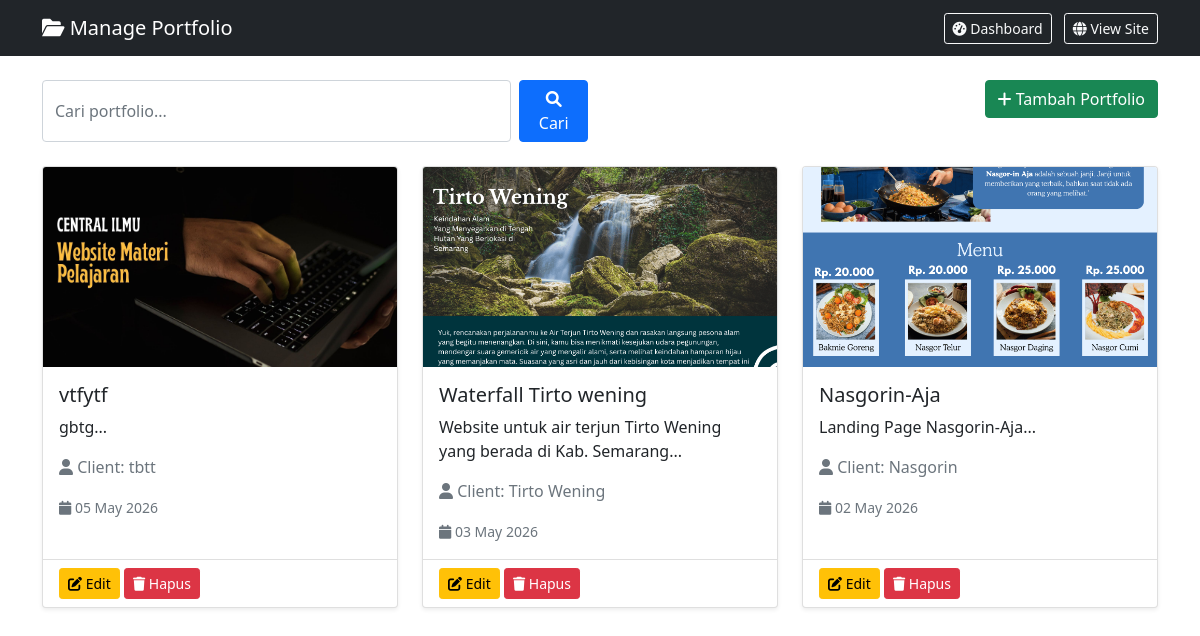
Page /admin/crud_portfolio.php (signed in) on the committed database.
### tables this page shows
CREATE TABLE `portfolio` (
  `id` int NOT NULL,
  `title` varchar(100) NOT NULL,
  `description` text,
  `image_url` varchar(255) DEFAULT NULL,
  `client_name` varchar(100) DEFAULT NULL,
  `created_at` timestamp NULL DEFAULT CURRENT_TIMESTAMP
);

### admin/crud_portfolio.php (the view, shortened to what this page needs)
<?php
require_once '../config/database.php';
$isAdmin = ($_SESSION['role'] == 'admin');
$base_path = dirname(__DIR__);
$upload_dir = $base_path . '/assets/images/';
$items_per_page = 6;
$current_page = isset($_GET['page']) ? (int)$_GET['page'] : 1;
$offset = ($current_page - 1) * $items_per_page;
$search = isset($_GET['search']) ? $_GET['search'] : '';
if(!empty($search)) {
    $count_sql = "SELECT COUNT(*) FROM portfolio WHERE title LIKE ? OR client_name LIKE ?";
    $stmt = $pdo->prepare($count_sql);
    $stmt->execute(["%$search%", "%$search%"]);
    $total_records = $stmt->fetchColumn();
    $sql = "SELECT * FROM portfolio WHERE title LIKE ? OR client_name LIKE ? ORDER BY created_at DESC LIMIT $items_per_page OFFSET $offset";
    $stmt = $pdo->prepare($sql);
    $stmt->execute(["%$search%", "%$search%"]);
    $portfolios = $stmt->fetchAll();
} else {
    $sql = "SELECT * FROM portfolio ORDER BY created_at DESC LIMIT $items_per_page OFFSET $offset";
    $stmt = $pdo->query($sql);
    $portfolios = $stmt->fetchAll();
}
?>
<!DOCTYPE html>
<html lang="id">
<head>
    <link href="https://cdn.jsdelivr.net/npm/bootstrap@5.1.3/dist/css/bootstrap.min.css" rel="stylesheet">
    <link rel="stylesheet" href="https://cdnjs.cloudflare.com/ajax/libs/font-awesome/6.0.0/css/all.min.css">
</head>
<body>
    <nav class="navbar navbar-dark bg-dark">
        <div class="container">
            <span class="navbar-brand">
                <i class="fas fa-folder-open"></i> Manage Portfolio
            </span>
            <div>
                <a href="dashboard.php" class="btn btn-outline-light btn-sm me-2">
                    <i class="fas fa-tachometer-alt"></i> Dashboard
                </a>
                <a href="../index.php" class="btn btn-outline-light btn-sm">
                    <i class="fas fa-globe"></i> View Site
                </a>
            </div>
        </div>
    </nav>
    <div class="container mt-4">
        <div class="row mb-4">
            <div class="col-md-6">
                <form method="GET" class="d-flex">
                    <input type="text" name="search" class="form-control me-2"
                        placeholder="Cari portfolio..." value="<?php echo htmlspecialchars($search); ?>">
                    <button type="submit" class="btn btn-primary">
                        <i class="fas fa-search"></i> Cari
                    </button>
                </form>
            </div>
            <div class="col-md-6 text-end">
                <?php if($isAdmin): ?>
                    <button class="btn btn-success" data-bs-toggle="modal" data-bs-target="#addModal">
                        <i class="fas fa-plus"></i> Tambah Portfolio
                    </button>
                <?php else: ?>
                    <div class="alert alert-info mb-0">
                        <i class="fas fa-info-circle"></i> Mode Read Only - Anda hanya bisa melihat data
                    </div>
                <?php endif; ?>
            </div>
        </div>
        <div class="row">
            <?php if(count($portfolios) > 0): ?>
                <?php foreach($portfolios as $portfolio): ?>
                <div class="col-md-6 col-lg-4 mb-4">
                    <div class="card h-100 shadow-sm">
                        <?php
                        $image_path = '../assets/images/' . $portfolio['image_url'];
                        if($portfolio['image_url'] && file_exists($upload_dir . $portfolio['image_url'])):
                        ?>
                            <img src="<?php echo $image_path; ?>" class="card-img-top" alt="<?php echo $portfolio['title']; ?>">
                        <?php else: ?>
                            <div class="card-img-top bg-secondary d-flex align-items-center justify-content-center">
                                <i class="fas fa-image fa-4x text-white"></i>
                            </div>
                        <?php endif; ?>
                        <div class="card-body">
                            <h5 class="card-title"><?php echo htmlspecialchars($portfolio['title']); ?></h5>
                            <p class="card-text"><?php echo htmlspecialchars(substr($portfolio['description'], 0, 100)); ?>...</p>
                            <p class="text-muted">
                                <i class="fas fa-user"></i> Client: <?php echo htmlspecialchars($portfolio['client_name']); ?>
                            </p>
                            <small class="text-muted">
                                <i class="fas fa-calendar"></i> <?php echo date('d M Y', strtotime($portfolio['created_at'])); ?>
                            </small>
                        </div>
                        <div class="card-footer bg-transparent">
                            <?php if($isAdmin): ?>
                                <button class="btn btn-warning btn-sm" data-bs-toggle="modal" data-bs-target="#editModal<?php echo $portfolio['id']; ?>">
                                    <i class="fas fa-edit"></i> Edit
                                </button>
                                <button class="btn btn-danger btn-sm" data-bs-toggle="modal" data-bs-target="#deleteModal<?php echo $portfolio['id']; ?>">
                                    <i class="fas fa-trash"></i> Hapus
                                </button>
                            <?php else: ?>
                                <button class="btn btn-info btn-sm" data-bs-toggle="modal" data-bs-target="#viewModal<?php echo $portfolio['id']; ?>">
                                    <i class="fas fa-eye"></i> Lihat Detail
                                </button>
                            <?php endif; ?>
                        </div>
                    </div>
                </div>
                <?php endforeach; ?>
            <?php endif; ?>
        </div>
    </div>
</body>
</html>

### admin/crud_portfolio.php (style rules this page uses)
.card-img-top { height: 200px; object-fit: cover; }

### rows in the picture
portfolio: image_url (picture), title "vtfytf", description "gbtg", client_name "tbtt", created_at "05 May 2026"
portfolio: image_url (picture), title "Waterfall Tirto wening", description "Website untuk air terjun Tirto Wening yang berada di Kab. Semarang", client_name "Tirto Wening", created_at "03 May 2026"
portfolio: image_url (picture), title "Nasgorin-Aja", description "Landing Page Nasgorin-Aja", client_name "Nasgorin", created_at "02 May 2026"
